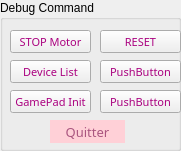
   <widget class="QGroupBox" name="groupBox_3">
    <property name="geometry">
     <rect>
      <x>0</x>
      <y>510</y>
      <width>181</width>
      <height>151</height>
     </rect>
    </property>
    <property name="title">
     <string>Debug Command</string>
    </property>
    <widget class="QPushButton" name="pushButtonSd">
     <property name="geometry">
      <rect>
       <x>10</x>
       <y>60</y>
       <width>81</width>
       <height>23</height>
      </rect>
     </property>
     <property name="font">
      <font>
       <family>Sans Serif</family>
       <pointsize>8</pointsize>
      </font>
     </property>
     <property name="styleSheet">
      <string notr="true">color: rgb(170, 0, 127);</string>
     </property>
     <property name="text">
      <string>Device List</string>
     </property>
    </widget>
    <widget class="QPushButton" name="pushButton_5">
     <property name="geometry">
      <rect>
       <x>10</x>
       <y>90</y>
       <width>81</width>
       <height>23</height>
      </rect>
     </property>
     <property name="font">
      <font>
       <family>Sans Serif</family>
       <pointsize>8</pointsize>
      </font>
     </property>
     <property name="styleSheet">
      <string notr="true">color: rgb(170, 0, 127);</string>
     </property>
     <property name="text">
      <string>GamePad Init</string>
     </property>
    </widget>
    <widget class="QPushButton" name="pushButtonStopMotor">
     <property name="geometry">
      <rect>
       <x>10</x>
       <y>30</y>
       <width>81</width>
       <height>23</height>
      </rect>
     </property>
     <property name="font">
      <font>
       <family>Sans Serif</family>
       <pointsize>8</pointsize>
      </font>
     </property>
     <property name="styleSheet">
      <string notr="true">color: rgb(170, 0, 127);</string>
     </property>
     <property name="text">
      <string>STOP Motor</string>
     </property>
    </widget>
    <widget class="QPushButton" name="pushButtonReset">
     <property name="geometry">
      <rect>
       <x>100</x>
       <y>30</y>
       <width>81</width>
       <height>23</height>
      </rect>
     </property>
     <property name="font">
      <font>
       <family>Sans Serif</family>
       <pointsize>8</pointsize>
      </font>
     </property>
     <property name="styleSheet">
      <string notr="true">color: rgb(170, 0, 127);
</string>
     </property>
     <property name="text">
      <string>RESET</string>
     </property>
    </widget>
    <widget class="QPushButton" name="pushButton_19">
     <property name="geometry">
      <rect>
       <x>100</x>
       <y>60</y>
       <width>81</width>
       <height>23</height>
      </rect>
     </property>
     <property name="font">
      <font>
       <family>Sans Serif</family>
       <pointsize>8</pointsize>
      </font>
     </property>
     <property name="styleSheet">
      <string notr="true">color: rgb(170, 0, 127);</string>
     </property>
     <property name="text">
      <string>PushButton</string>
     </property>
    </widget>
    <widget class="QPushButton" name="pushButton_20">
     <property name="geometry">
      <rect>
       <x>100</x>
       <y>90</y>
       <width>81</width>
       <height>23</height>
      </rect>
     </property>
     <property name="font">
      <font>
       <family>Sans Serif</family>
       <pointsize>8</pointsize>
      </font>
     </property>
     <property name="styleSheet">
      <string notr="true">color: rgb(170, 0, 127);</string>
     </property>
     <property name="text">
      <string>PushButton</string>
     </property>
    </widget>
    <widget class="QPushButton" name="pushButtonQuit">
     <property name="geometry">
      <rect>
       <x>50</x>
       <y>120</y>
       <width>75</width>
       <height>23</height>
      </rect>
     </property>
     <property name="font">
      <font>
       <family>Sans Serif</family>
       <pointsize>10</pointsize>
      </font>
     </property>
     <property name="styleSheet">
      <string notr="true">color: rgb(170, 85, 127);
border:none;
background-color: rgb(255, 208, 215);</string>
     </property>
     <property name="text">
      <string>Quitter</string>
     </property>
    </widget>
   </widget>
